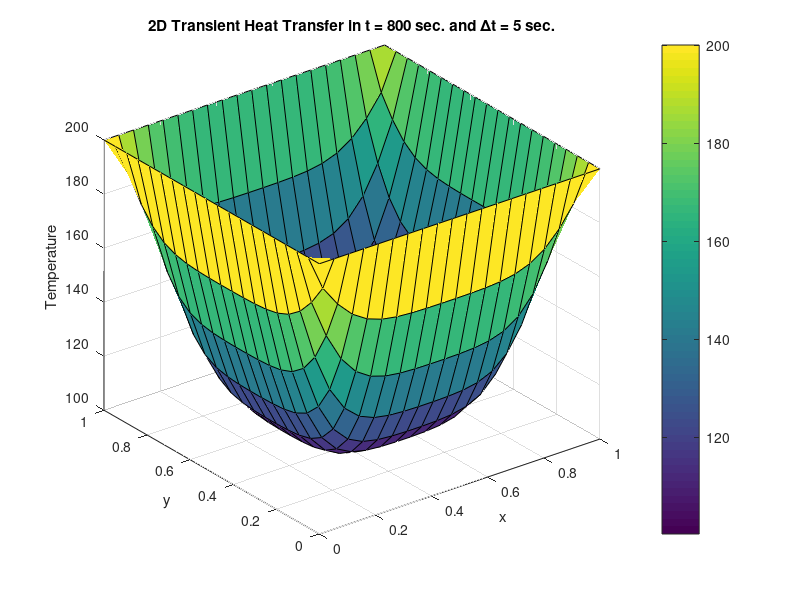
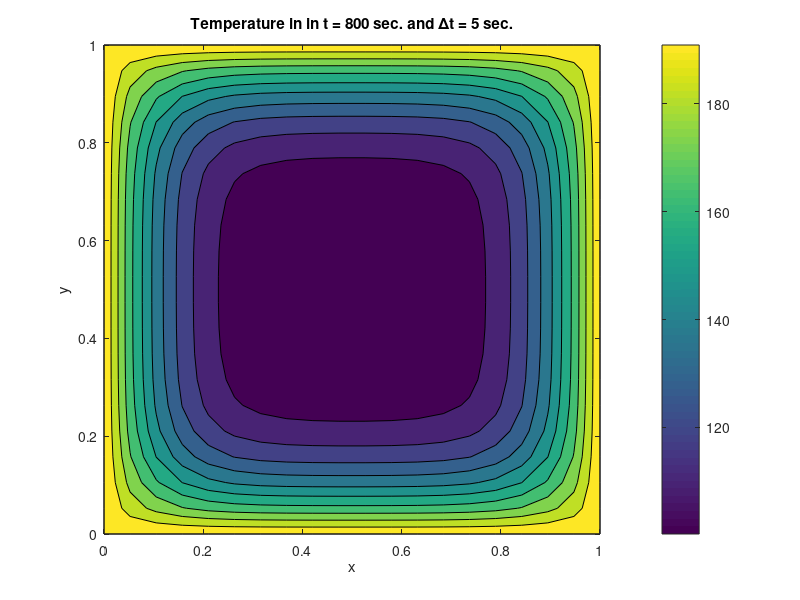

Recreate these plots in MATLAB, in order.
%=========================================================================%
%========== IMPLICIT CRANK-NICOLSON METHOD FOR 2D HEAT EQUATION ==========%
% . . .  Implicit solution of the 2D Heat Equation : Crank-Nicolson . . .
%  Solves the 2D heat equation with an implicit finite difference scheme
%  Created by: 'Mohsen Lotfi'
%  Last Revised: 10 May 2017
%  Persian Gulf University, Bushehr, Iran
%=========================================================================%

tic % Start stopwatch timer
% clear workspace
clear

% --------------------------- Physical parameters ----------------------- %
% time interval
tf = 2000;              % end time
nt = 400;              % number of time steps
dt = tf/nt;           % time spacing

% space grids
L = 1;                % length and width of plate
nx = 20;              % number of elements in x-direction
ny = 20;              % number of elements in x-direction
x = linspace(0,1,nx); % vector of x values
y = x;                % vector of y values
dx = x(2)-x(1);       % grid spacing
h = dx;

[xx , yy] = meshgrid(x,y);

% Properties of Copper
k_s = 387             ; %W/(m K)  Thermal conductivity - conduction coefficient
rho = 8940            ; %kg.m^3   Density
Cp = 380              ; %J/kg K   Spefic heat constant pressure
k = k_s/(rho*Cp)      ; %m^2/s    Diffusivity 

% ---------------- constructing penta-diagonal matrix H ------------------%
% set constants a and c
a = (1 + (2*k)/(h^2));
c = (-k/(2*(h^2)));
d = (1 - (2*k)/(h^2));
e = (k/(2*(h^2)));

% set the matrix for H
A = a*eye(nx) + c*diag(ones(1, nx-1), 1) + c*diag(ones(1, nx-1),-1);
B = c*eye(nx);
D = d*eye(nx) + e*diag(ones(1, nx-1), 1) + e*diag(ones(1, nx-1),-1);
E = e*eye(nx);
C = zeros(nx);

% Create the matrix H, composed of sub-matrices A,B and C
Ap = eye(nx);
Bp = diag(ones(1, nx-1), 1) + diag(ones(1, nx-1), -1);
Dp = eye(nx);
Ep = diag(ones(1, nx-1), 1) + diag(ones(1, nx-1), -1);
Cp = ones(nx) - Ap - Bp;

% Define the H_1 matrix using KRON to "replace" 1's in Ap, Bp, and Cp
%with copies of A, B, and C
H_1 = kron(Ap, A) + kron(Bp, B) + kron(Cp, C);

% Define the H_2 matrix using KRON to "replace" 1's in Ap, Bp, and Cp
%with copies of A, B, and C
H_2 = kron(Dp, D) + kron(Ep, E) + kron(Cp, C);

% ----------- Set the Initial Condition & Boundary Conditions ------------%

% I.C.
i_c = 100; % the initial cond value for the plate
T = 100 * ones(nx,nx); % initial temperature Ti=100;

% B.C.
top = 200;
T(1,:) = top;          % TOP
left = 200;
T(:,1) = left;         % LEFT
bottom = 200;
T(nx,:) = bottom;      % BOTTOM
right = 200;
T(:,nx) = right;       % RIGHT

% ---------------------------- Eq. A*x = B -------------------------------%
% There are several standard algorithms to solve this equation,
% given in the following table:

% Type = D means the algorithm is direct,...
% i.e. it gives the exact answer after the indicated number of steps.

% Type = I means the algorithm is iterative,
% i.e. that it repeatedly updates an approximate solution,...
% so that the solution converges as we do more iterations.
%-------------------------------------------------------------------------%
%    Algorithm   Type  Serial Time     PRAM Time      Storage  #Procs 
%    ---------   ----  -----------     ---------      -------  ------
%    Dense LU      D       N^3              N           N^2      N^2
%    Band LU       D       N^2              N         N^(3/2)     N
%    Jacobi        I       N^2              N            N        N
%    Inv(H)*b      D       N^2            log N         N^2      N^2
%    CG            I       N^(3/2)      N^(1/2)*log N    N        N
%    SOR           I       N^(3/2)      N^(1/2)          N        N
%    Sparse LU     D       N^(3/2)      N^(1/2)       N*log N     N
%    FFT           D       N*log N        log N          N        N
%    Multigrid     I       N              (log N)^2      N        N
%    Lower Bound           N              log N          N 
% 
% Key to abbreviations:
%      Dense LU: Gaussian elimination, treating H as dense
%      Band LU : Gaussian elimination, treating H as zero outside a band
%                                      of half-width n-1 near diagonal
%      Sparse LU : Gaussian elimination, exploiting entire 
%                                        zero-structure of H
%      Inv(H)*b : precompute and store inverse of H, multiply it by 
%                   right-hand-side b
%      CG      : Conjugate Gradient method
%      SOR     : Successive Overrelaxation
%      FFT     : Fast Fourier Transform based method
%-------------------------------------------------------------------------%

T = T(:);

[Low,Up,Per] = lu(H_1); % LU matrix factorization

% The solution to Ax = b is obtained with matrix division x = A\b
% The solution is actually computed by solving two triangular systems:
% y = L\b  =======>  x = U\y

% This is the time advance loop.
for m = 1 : dt : nt

    % we can put the knowns in a vector B
    % Compute B vector:
    B = H_2*T;
    
    % Compute solution vector (list of the unknowns)
    T = Up\(Low\(Per*B));
    
    % replace the B.C. values
    T(1:nx) = left;                    % Left B.C.
    T(((2*nx):nx:nx*nx)) = bottom;     % Bottom B.C.
    T((nx+1):nx:(nx*nx)) = top;        % Top B.C.
    T((((nx-1)*nx)+1):(nx^2)) = right; % Right B.C.    
end

% create a surf plot of the temperature (y-axis) against grid positions
TT = reshape(T,nx,nx);

figure(4)
surf(xx,yy,TT)
title('2D Transient Heat Transfer in t = 800 sec. and \Deltat = 5 sec.')
xlabel('x')
ylabel('y')
zlabel('Temperature')
colorbar

figure(5)
contourf(xx,yy,TT(:,:))
title('Temperature in in t = 800 sec. and \Deltat = 5 sec.')
xlabel('x')
ylabel('y')
colorbar

% Calculating Error:
load T_exact

Error = abs(T_exact - T);
Err = (norm(Error)/norm(T_exact))

toc % Read elapsed time from stopwatch 

